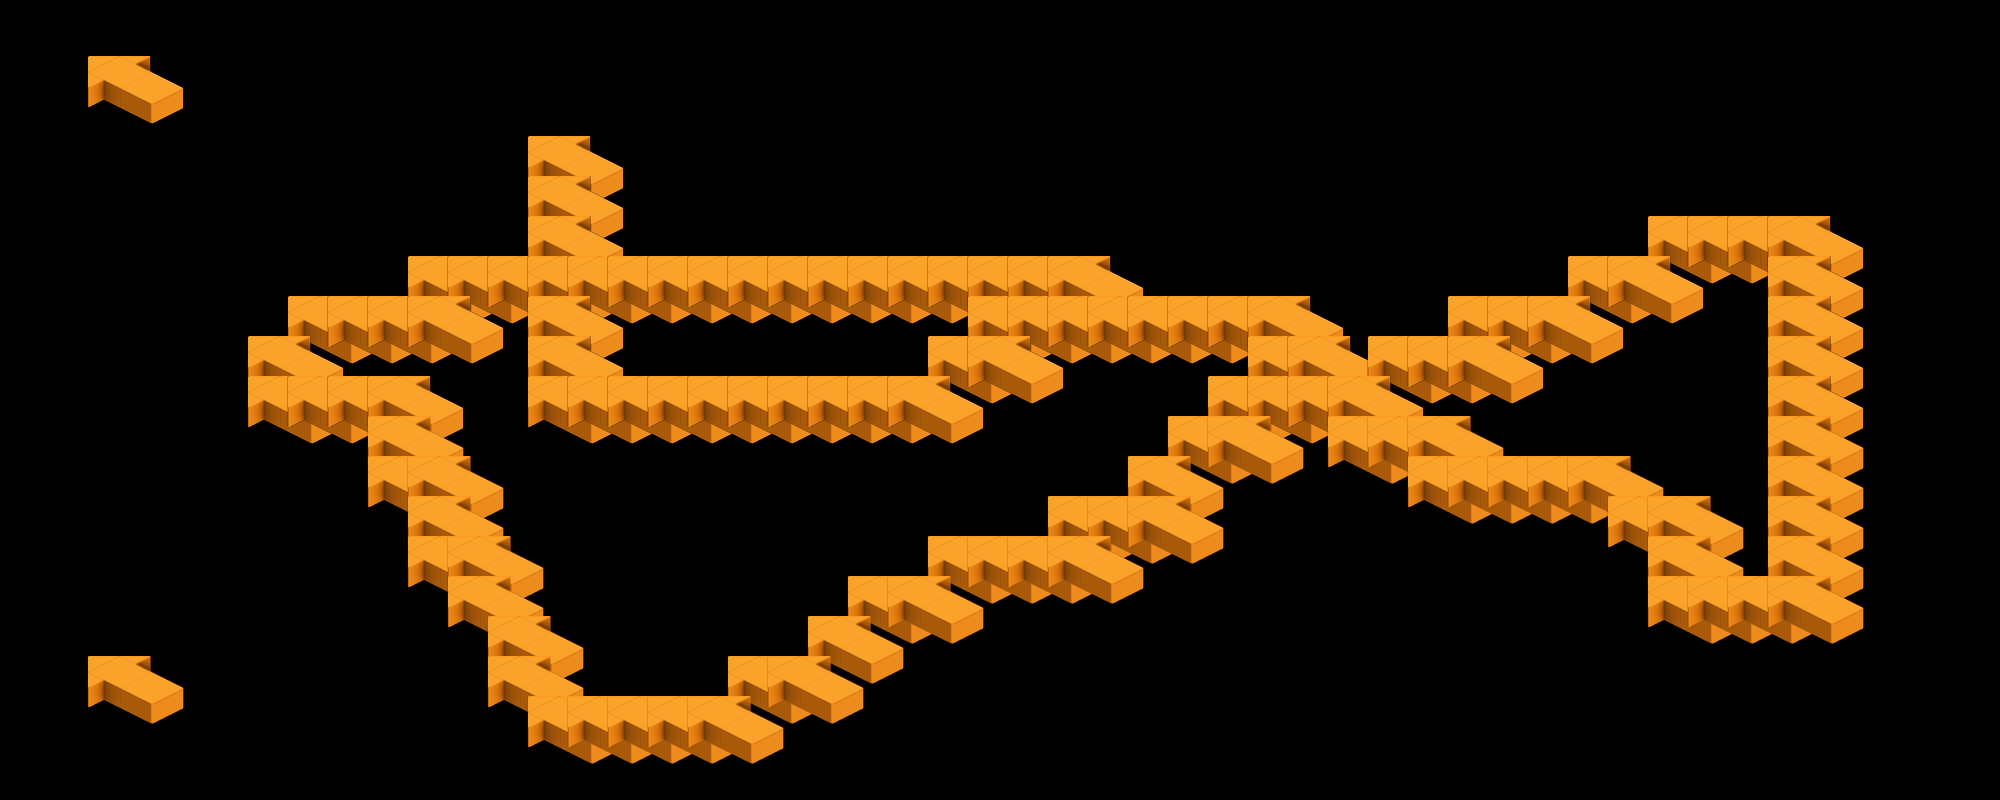

Rendered tile map (Tiled .tmx) drawn with the repository's tilesets; below, a short description and the map source with its tile grids summarised:
An orthogonal 50x20 tile map with 40x40 px tiles, 1 tile layer (Tile Layer 1).

<map version="1.2" tiledversion="1.2.1" orientation="orthogonal" renderorder="right-up" width="50" height="20" tilewidth="40" tileheight="40" infinite="0" nextlayerid="2" nextobjectid="1">
 <tileset firstgid="1" source="map.tsx" />
 <layer id="1" name="Tile Layer 1" width="50" height="20">
  <data>[1000 cells, 123 non-empty, 1 distinct tile ids]</data>
 </layer>
</map>
